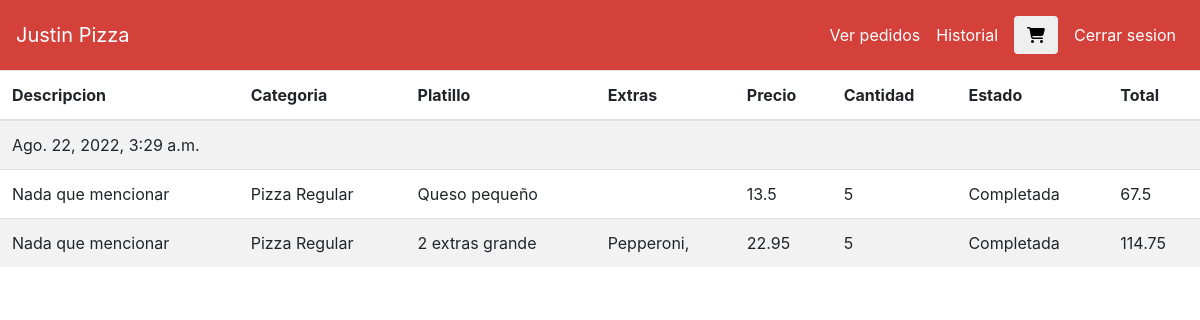
/historial (signed in), run on the app's committed database.
### orders/models.py (models this page shows, shortened)
class Pedido(models.Model):
    total = models.FloatField()
    cliente = models.ForeignKey(User, on_delete=models.PROTECT)
    fecha = models.DateTimeField(auto_now_add=True)
    estado = models.BooleanField(default=False)

class DetallePedido(models.Model):
    descripcion = models.CharField(max_length=50)
    cantidadPlatillos = models.IntegerField()
    precioPlatillos = models.FloatField()
    platillo = models.ForeignKey(Platillo, on_delete=models.PROTECT)
    pedido = models.ForeignKey(Pedido, on_delete=models.PROTECT, related_name="detalles")
    extras = models.ManyToManyField(Extra, blank=True)
    def get_subtotal(self):
        return round(float(self.cantidadPlatillos) * float(self.precioPlatillos), 2)

class Platillo(models.Model):
    nombre = models.CharField(max_length=40)
    maxExtras = models.IntegerField()
    precio = models.FloatField()
    categoria = models.ForeignKey(Categoria, on_delete=models.PROTECT, related_name="platillos")
    imagen = models.ImageField(upload_to="platillos", null=True)

class Categoria(models.Model):
    categorias = models.CharField(max_length=30)

class Extra(models.Model):
    nombre = models.CharField(max_length=20)

### orders/views.py (the view)
# urls.py: path("historial", views.historial, name="historial")
@login_required(login_url="/login")
def historial(request):
    pedido = Pedido.objects.filter(cliente = request.user).all()
    data = {
        "pedidos" : pedido
    }
    return render(request,"historial.html", data)

### orders/templates/historial.html (shortened to what this page needs)
{% extends "layout.html" %}
{% block main%}
<table class="table table-striped">
    <thead>
      <tr>
        <th scope="col">Descripcion</th>
        <th scope="col">Categoria</th>
        <th scope="col">Platillo</th>
        <th scope="col">Extras</th>
        <th scope="col">Precio</th>
        <th scope="col">Cantidad</th>
        <th scope="col">Estado</th>
        <th scope="col">Total</th>
      </tr>
    </thead>
    <tbody>
      {% for pedido in pedidos%}
      <tr> <td colspan="9">{{pedido.fecha}}</td>
      </tr>
      {% for detallePedido in pedido.detalles.all%}
      <tr>
          <td>{{detallePedido.descripcion}}</td>
          <td>{{detallePedido.platillo.categoria.categorias}}</td>
          <td>{{detallePedido.platillo.nombre}}</td>
          <td>
            {% for extras in detallePedido.extras.all%}
            {{extras.nombre}},
            {% endfor %}
          </td>
          <td>{{detallePedido.precioPlatillos}}</td>
          <td>{{detallePedido.cantidadPlatillos}}</td>
          {% if pedido.estado  == True %}
          <td>Completada</td>
          {% else %}
          <td>En espera</td>
          {% endif %}
          <td>{{detallePedido.get_subtotal}}</td>
        </tr>
      {% endfor %}
      {% endfor %}
    </tbody>
  </table>
{% endblock%}

### data on the page
Pedido: fecha "Ago. 22, 2022, 3:29 a.m."
DetallePedido: descripcion "Nada que mencionar", platillo.categoria.categorias "Pizza Regular", platillo.nombre "Queso pequeño", precioPlatillos "13.5", cantidadPlatillos "5", get_subtotal "67.5"
DetallePedido: descripcion "Nada que mencionar", platillo.categoria.categorias "Pizza Regular", platillo.nombre "2 extras grande", precioPlatillos "22.95", cantidadPlatillos "5", get_subtotal "114.75"
Extra: nombre "Pepperoni"
